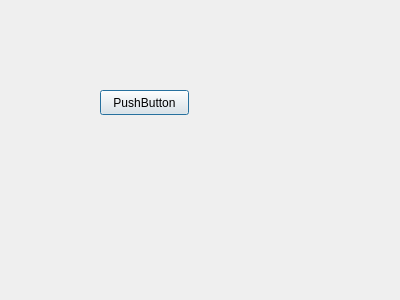
<?xml version="1.0" encoding="UTF-8"?>
<ui version="4.0">
 <class>SecondDialog</class>
 <widget class="QDialog" name="SecondDialog">
  <property name="geometry">
   <rect>
    <x>0</x>
    <y>0</y>
    <width>400</width>
    <height>300</height>
   </rect>
  </property>
  <property name="windowTitle">
   <string>Dialog</string>
  </property>
  <widget class="QPushButton" name="pushButton">
   <property name="geometry">
    <rect>
     <x>100</x>
     <y>90</y>
     <width>89</width>
     <height>25</height>
    </rect>
   </property>
   <property name="text">
    <string>PushButton</string>
   </property>
  </widget>
 </widget>
 <resources/>
 <connections/>
</ui>
